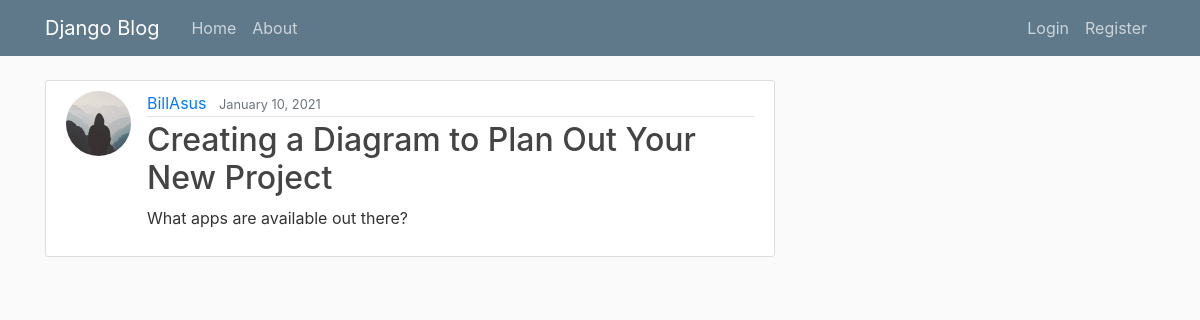
The app's page /post/55/ with its own data.
### blog/models.py (models this page shows, shortened)
class Post(models.Model):
    title = models.CharField(max_length=100)
    content = models.TextField()
    date_posted = models.DateTimeField(default=timezone.now)
    author = models.ForeignKey(User, on_delete=models.CASCADE)

### users/models.py (models this page shows, shortened)
class Profile(models.Model):
    user = models.OneToOneField(User, on_delete=models.CASCADE)
    image = models.ImageField(default='default.jpg', upload_to='profile_pics')

### blog/views.py (the view)
# urls.py: path('post/<int:pk>/', PostDetailView.as_view(), name='post-detail'),
class PostDetailView(DetailView):
    model = Post

### blog/templates/blog/post_detail.html (shortened to what this page needs)
{% extends "blog/base.html" %}
{% block content %}
    <article class="media content-section">
      <img class="rounded-circle article-img" src="{{ object.author.profile.image.url }}">
      <div class="media-body">
        <div class="article-metadata">
          <a class="mr-2" href="{% url 'user-posts' object.author.username %}">{{ object.author }}</a>
          <small class="text-muted">{{ object.date_posted|date:"F d, Y" }}</small>
        </div>
        <h2 class="article-title">{{ object.title }}</h2>
        <p class="article-content">{{ object.content }}</p>
      </div>
    </article>
{% endblock content %}

### blog/static/blog/main.css (style rules this page uses)
body { background: #fafafa; color: #333333; margin-top: 5rem; }
h1, h2, h3, h4, h5, h6 { color: #444444; }
.content-section { background: #ffffff; padding: 10px 20px; border: 1px solid #dddddd; border-radius: 3px; margin-bottom: 20px; }
.article-title { color: #444444; }
.article-content { white-space: pre-line; }
.article-img { height: 65px; width: 65px; margin-right: 16px; }
.article-metadata { padding-bottom: 1px; margin-bottom: 4px; border-bottom: 1px solid #e3e3e3 }

### records on screen
Post: author.profile.image (placeholder picture), author "BillAsus", date_posted "January 10, 2021", title "Creating a Diagram to Plan Out Your New Project", content "What apps are available out there?"
